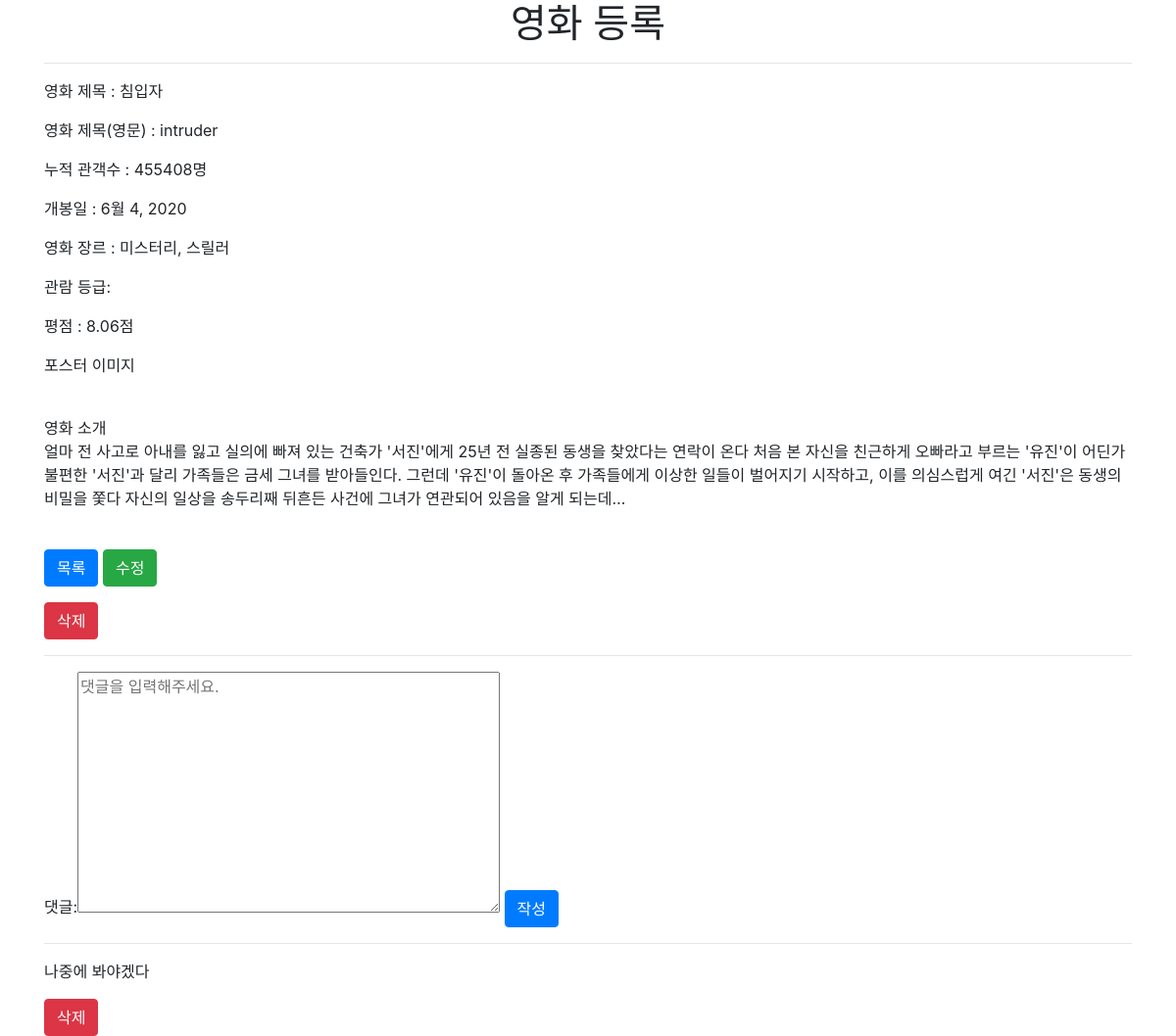
The app's page /movies/2/ with its own data.
### movies/models.py (models this page shows)
class Movie(models.Model):
    title = models.CharField(max_length=20)
    title_en = models.CharField(max_length=50)
    audience = models.IntegerField()
    open_date = models.DateField()
    genre = models.CharField(max_length=50)
    watch_grade = models.CharField(max_length=50)
    score = models.FloatField()
    poster_url = models.CharField(max_length=200)
    description = models.TextField()

class Comment(models.Model):
    content = models.TextField()
    created_at = models.DateTimeField(auto_now_add=True)
    movie = models.ForeignKey(Movie, on_delete=models.CASCADE)

### movies/views.py (the view)
# urls.py: path('<int:pk>/', views.detail, name='detail'),
def detail(request, pk):
    movie = Movie.objects.get(pk=pk)
    comments = movie.comment_set.all()
    form = CommentForm()
    context = {
        'movie': movie,
        'comments': comments,
        'form': form,
    }
    return render(request, 'movies/detail.html', context)

### movies/forms.py
class CommentForm(forms.ModelForm):
    content = forms.CharField(
        label='댓글',
        widget=forms.Textarea(
            attrs={
                'placeholder': '댓글을 입력해주세요.',
                'col' : 100,
                'row' : 10,
            }
        )
    )
    class Meta:
        model = Comment
        fields = ('content', )

### movies/templates/movies/detail.html (shortened to what this page needs)
{% extends 'base.html' %}
{% block content %}
<h1 class="text-center">영화 등록</h1>
<hr>
<p>영화 제목 : {{ movie.title }}</p>
<p>영화 제목(영문) : {{ movie.title_en }}</p>
<p>누적 관객수 : {{ movie.audience }}명</p>
<p>개봉일 : {{ movie.open_date }}</p>
<p>영화 장르 : {{ movie.genre }}</p>
<p>관람 등급: {{ movie.watch_grde }}</p>
<p>평점 : {{ movie.score }}점</p>
<p>포스터 이미지  <br> <img src="{{ movie.poster_url }}" width="500px" alt=""></p>
<p>영화 소개 <br> {{ movie.description }}<p>
<br>
<button onclick = "location.href = '{% url 'movies:index' %}'" class="btn btn-primary">목록</button>
<button onclick = "location.href = '{% url 'movies:edit' movie.pk %}'" class="btn btn-success">수정</button>
<form action="{% url 'movies:delete' movie.pk %}" method="POST">
    <button class="btn btn-danger">삭제</button>
</form>
<hr>
<form action="{% url 'movies:comment_create' movie.pk %}" method="POST">
    {{ form }}
    <button class="btn btn-primary">작성</button>
</form>
<hr>
{% for comment in comments %}
    <p>{{ comment.content }}</p>
    <form action="{% url 'movies:comment_delete' movie.pk comment.pk %}" method="POST">
        <button class="btn btn-danger">삭제</button>
    </form>
{% endfor %}
{% endblock %}

### records on screen
Movie: title "침입자", title_en "intruder", audience "455408", open_date "6월 4, 2020", genre "미스터리, 스릴러", score "8.06", description "얼마 전 사고로 아내를 잃고 실의에 빠져 있는 건축가 '서진'에게 25년 전 실종된 동생을 찾았다는 연락이 온다 처음 본 자신을 친근하게 오빠라고 부르는 '유진'이 어딘가 불편한 '서진'과 달리 가족들은 금세 그녀를 받아들인다. 그런데 '유진'이 돌아온 후 가족들에게 이상한 일들이 벌어지기 시작하고, 이를 의심스럽게 여긴 '서진'은 동생의 비밀을 쫓다 자신의 일상을 송두리째 뒤흔든 사건에 그녀가 연관되어 있음을 알게 되는데…"
Comment: content "나중에 봐야겠다"
